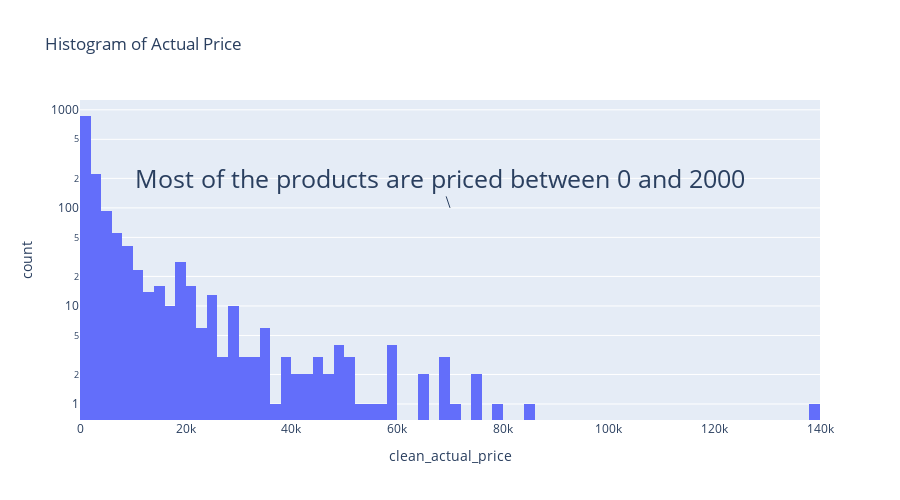

Notebook code cell kept with this figure:
### Code cell
# histogram of clean_actual_price
fig2 = px.histogram(df, x='clean_actual_price', nbins=100, height=500, log_y=True, title='Histogram of Actual Price')
conclusion = 'Most of the products are priced between 0 and 2000'
fig2.add_annotation(x=70000, y=2 ,text=conclusion, font_size=25)
fig2.show()

### Figure 1 — Plotly figure (JSON) as saved in the notebook; plotly's stock layout.template omitted (floating-point values rounded to 4 significant figures; data arrays with more than 128 entries replaced by an {"elided": "..."} marker saying what was removed)
{"data": [{"alignmentgroup": "True", "bingroup": "x", "hovertemplate": "clean_actual_price=%{x}<br>count=%{y}<extra></extra>", "legendgroup": "", "marker": {"color": "#636efa", "pattern": {"shape": ""}}, "name": "", "nbinsx": 100, "offsetgroup": "", "orientation": "v", "showlegend": false, "type": "histogram", "x": {"elided": "1465 float values"}, "xaxis": "x", "yaxis": "y"}], "layout": {"annotations": [{"font": {"size": 25}, "text": "Most of the products are priced between 0 and 2000", "x": 70000, "y": 2}], "barmode": "relative", "height": 500, "legend": {"tracegroupgap": 0}, "title": {"text": "Histogram of Actual Price"}, "xaxis": {"anchor": "y", "domain": [0, 1], "title": {"text": "clean_actual_price"}}, "yaxis": {"anchor": "x", "domain": [0, 1], "title": {"text": "count"}, "type": "log"}}}
